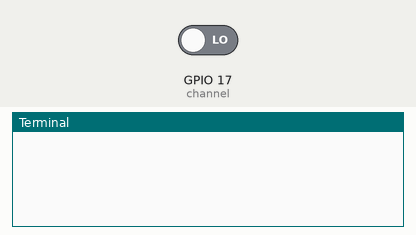
This program was run on a simulated Raspberry Pi (BCM pin numbers). Parts: the last lines printed to the terminal. Inputs (shaded band) come from the test bench; at power-on: GPIO 17 (channel) LOW.

Above: at 1.2 s.
1.3 s: GPIO 17 (channel) driven HIGH
At 2.5 s:
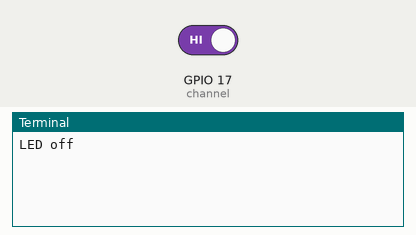
2.8 s: GPIO 17 (channel) driven LOW
At 3.6 s:
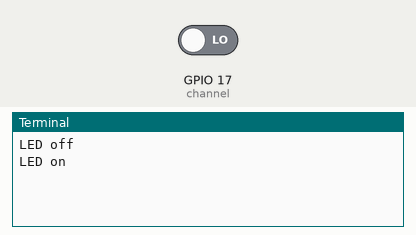

The program:

moisture.py
```python
#!/usr/bin/python

# Start by importing the libraries we want to use

import RPi.GPIO as GPIO 		# This is the GPIO library we need to use the GPIO pins on the Raspberry Pi
import time 				# This is the time library, we need this so we can use the sleep function

# This is our callback function, this function will be called every time there is a change on the specified GPIO channel, in this example we are using 17
def callback(channel):
	if GPIO.input(channel):
		print "LED off"
	else:
		print "LED on"

# Set our GPIO numbering to BCM
GPIO.setmode(GPIO.BCM)

# Define the GPIO pin that we have our digital output from our sensor connected to
channel = 17
# Set the GPIO pin to an input
GPIO.setup(channel, GPIO.IN)

# This line tells our script to keep an eye on our gpio pin and let us know when the pin goes HIGH or LOW
GPIO.add_event_detect(channel, GPIO.BOTH, bouncetime=300)

# This line asigns a function to the GPIO pin so that when the above line tells us there is a change on the pin, run this function
GPIO.add_event_callback(channel, callback)

while True:
	time.sleep(0.1)
```

Measured:
- after the input at 1.3 s, the terminal: prints a new line at once (image 1)
- after the input at 2.8 s, the terminal: prints a new line at once (image 2)
